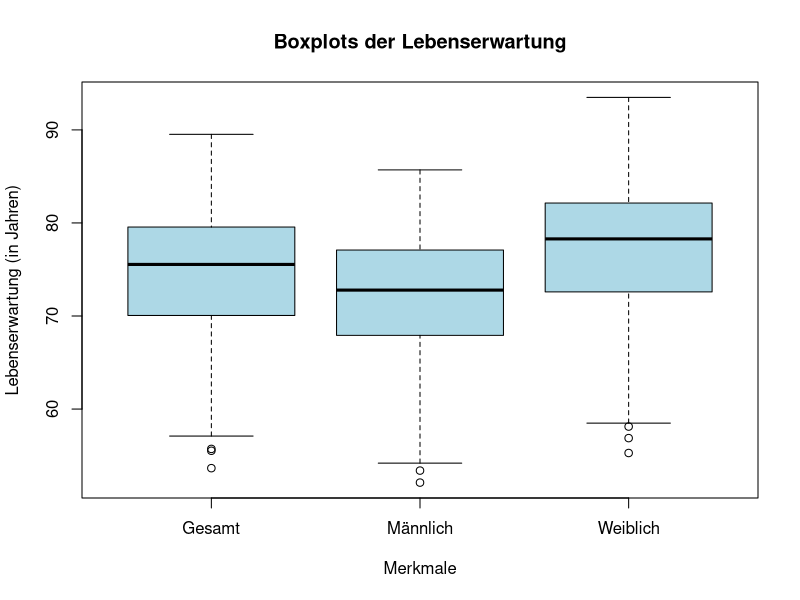
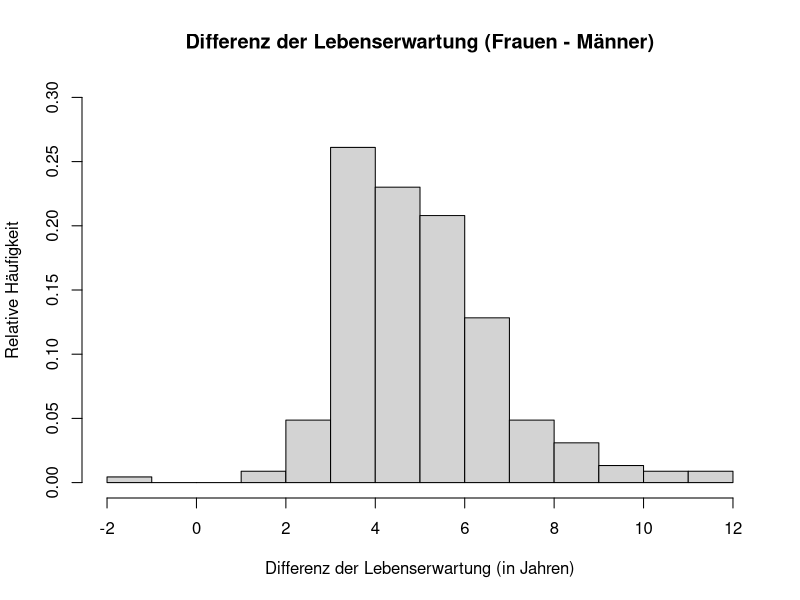
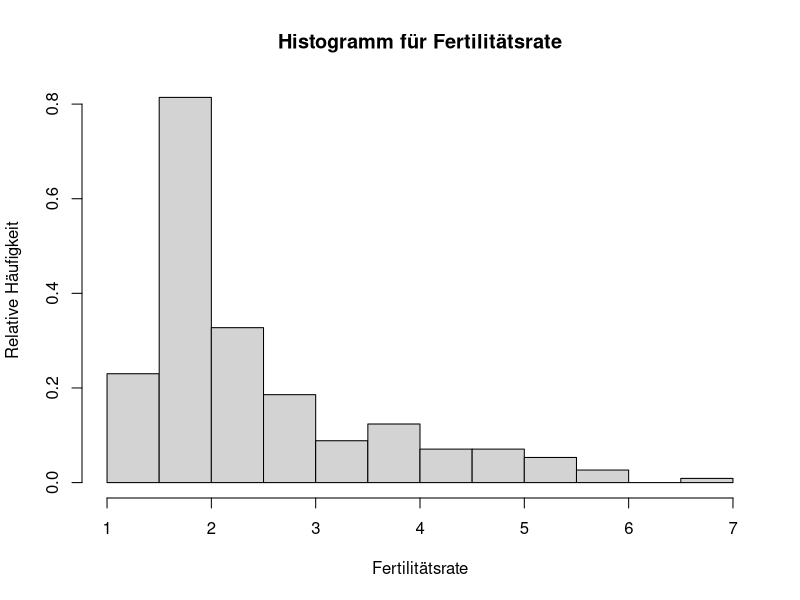
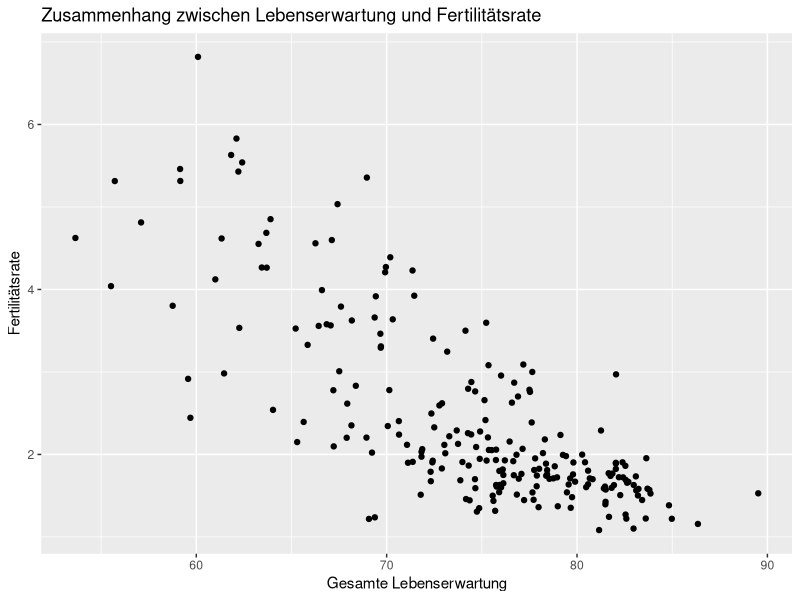
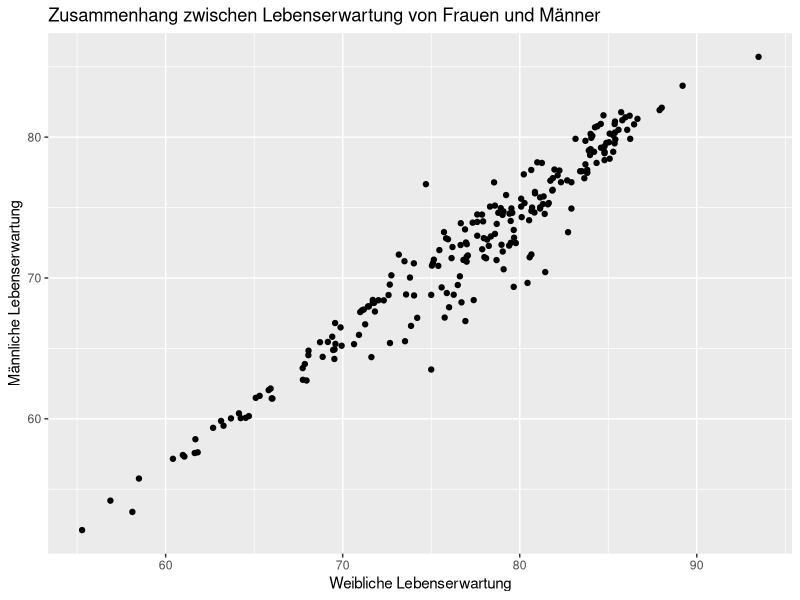

Write the R code that produced these figures, in order. (Note: this script raises an error after producing the figures.)
library(ggplot2)

setwd("C:/Users/alena/Documents/GitHub/Fallstudien-1/Projekt 1")

data <- read.csv("census_2022_2002.csv")
# Ueberblick ueber die Daten
dim(data)
head(data)
str(data)
summary(data)

# Entfernung von NA-Werten
data_noNA <- na.omit(data)

# Datensatz auf 2 abhaengig vom Jahr teilen
data2002 <- subset(data_noNA, Year == 2002)
dim(data2002)

data2022 <- subset(data_noNA, Year == 2022)
dim(data2022)


#1 - Haeufigkeitsverteilungen der Merkmale + Unterschiede zwischen Geschlechter
attach(data2022)

num_stat <- function(data) {
  var_name <- c("Gesamte Lebenserwartung", "Männliche Lebenserwartung", 
                "Weibliche Lebenserwartung", "Fertilitätsrate")
  result <- matrix(NA, nrow = length(data), ncol = 7)
  colnames(result) <- c("Variable", "min", "max", "IQR", "median", 
                        "mean", "sd")
  for(i in 1:length(data)) {
    var_data <- data[[i]]
    Max <- max(var_data)
    Min <- min(var_data)
    q1 <- quantile(var_data, 0.25)
    q3 <- quantile(var_data, 0.75)
    result[i, 1] <- var_name[i]
    result[i, 2] <- round(Min, 2)
    result[i, 3] <- round(Max,2)
    result[i, 4] <- round(q3 - q1,2)
    result[i, 5] <- round(median(var_data),2)
    result[i, 6] <- round(mean(var_data),2)
    result[i, 7] <- round(sd(var_data),2)
  } 
  return(as.data.frame(result))
}
num_data <- 3:6
num_stat(data2022[,num_data])

# Boxplot fuer Lebenserwartung (+ Unterschiede zwischen den Geschlechtern)
boxplot(Life_Expectancy_Overall,
        Life_Expectancy_Male,
        Life_Expectancy_Female,
        names = c("Gesamt", "Männlich", "Weiblich"),
        main = "Boxplots der Lebenserwartung",
        ylab = "Lebenserwartung (in Jahren)",
        xlab = "Merkmale", horizontal = FALSE, col = "lightblue")

# Unterschiede zwischen Geschlechter
Diff_Lebenserwartung <- Life_Expectancy_Female - Life_Expectancy_Male
hist(Diff_Lebenserwartung, xlab = "Differenz der Lebenserwartung (in Jahren)",
     ylab = "Relative Häufigkeit",
     main = "Differenz der Lebenserwartung (Frauen - Männer)", probability = TRUE,
     ylim = c(0, 0.30), breaks = -2:12)

# Boxplot fuer gesamte Fertilitaet
hist(Total_Fertility_Rate, main = "Histogramm für Fertilitätsrate",
        xlab = "Fertilitätsrate", ylab = "Relative Häufigkeit", 
     probability = TRUE)

# Verteilung der Region mit Tabelle

table(Region)

# Verteilung der Subregion
table(Subregion)

#2 - bivariate Zusammenhaenge zwischen den Merkmalen
# Subregionen nach Region
table(Subregion, Region)

# Streudiagramm der Lebenserwartung vs. Fertilitätsrate
ggplot(data2022, aes(x = Life_Expectancy_Overall, y = Total_Fertility_Rate)) +
  geom_point() +
  labs(title = "Zusammenhang zwischen Lebenserwartung und Fertilitätsrate",
       x = "Gesamte Lebenserwartung",
       y = "Fertilitätsrate")

# Streudiagramm der Lebenserwartung von Maenner vs Frauen
ggplot(data2022, aes(x = Life_Expectancy_Female, y = Life_Expectancy_Male)) +
  geom_point() +
  labs(title = "Zusammenhang zwischen Lebenserwartung von Frauen und Männer",
       x = "Weibliche Lebenserwartung",
       y = "Männliche Lebenserwartung")

# Boxplot der Lebenserwartung nach Region
boxplot(Life_Expectancy_Overall ~ Region,
        main = "Boxplot der Lebenserwartung nach Region",
        ylab = "Region",
        xlab = "Gesamte Lebenserwartung", horizontal = TRUE,
        names = region_name, col = "lightblue")

# Boxplot der Fertilitaet nach Region
boxplot(Total_Fertility_Rate ~ Region,
        main = "Boxplot der Fertilitätsrate nach Region",
        ylab = "Region",
        xlab = "Fertilitätsrate", horizontal = TRUE,
        col = "lightblue", names = region_name)


#3 - Unterschiede der Merkmale zwischen den Subregionen

# Subregionen ins Deutsche übersetzen und Region hinzufügen
Subregion[Subregion == "Eastern Africa"] <- "Ostafrika"
Subregion[Subregion == "Middle Africa"] <- "Zentralafrika"
Subregion[Subregion == "Northern Africa"] <- "Nordafrika"
Subregion[Subregion == "Southern Africa"] <- "Südafrika"
Subregion[Subregion == "Western Africa"] <- "Westafrika"
Subregion[Subregion == "Caribbean"] <- "Karibik"
Subregion[Subregion == "Central America"] <- "Mittelamerika"
Subregion[Subregion == "Northern America"] <- "Nordamerika"
Subregion[Subregion == "South America"] <- "Südamerika"
Subregion[Subregion == "Eastern Asia"] <- "Ostasien"
Subregion[Subregion == "South-Central Asia"] <- "Südzentralasien"
Subregion[Subregion == "South-Eastern Asia"] <- "Südostasien"
Subregion[Subregion == "Western Asia"] <- "Westasien"
Subregion[Subregion == "Eastern Europe"] <- "Osteuropa"
Subregion[Subregion == "Northern Europe"] <- "Nordeuropa"
Subregion[Subregion == "Southern Europe"] <- "Südeuropa"
Subregion[Subregion == "Western Europe"] <- "Westeuropa"
Subregion[Subregion == "Australia/New Zealand"] <- "Australien/Neuseeland"
Subregion[Subregion == "Melanesia"] <- "Melanesien"
Subregion[Subregion == "Micronesia"] <- "Mikronesien"
Subregion[Subregion == "Polynesia"] <- "Polynesien"

# Region hinzufügen basierend auf den Subregionen
Region <- ifelse(Subregion %in% c("Ostafrika", "Zentralafrika", "Nordafrika", "Südafrika", "Westafrika"), "Afrika",
                          ifelse(Subregion %in% c("Karibik", "Mittelamerika", "Nordamerika", "Südamerika"), "Amerika",
                                 ifelse(Subregion %in% c("Ostasien", "Südzentralasien", "Südostasien", "Westasien"), "Asien",
                                        ifelse(Subregion %in% c("Osteuropa", "Nordeuropa", "Südeuropa", "Westeuropa"), "Europa",
                                               ifelse(Subregion %in% c("Australien/Neuseeland", "Melanesien", "Mikronesien", "Polynesien"), "Ozeanien", 
                                                      NA)))))

# Sortieren der Daten nach Region und Subregion in neuer Variable year2022
year2022 <- data2022[order(Region, Subregion), ]


#########################
#Boxplots


#Boxplot Lebenserwartung der Männer in den Subregionen
# Boxplot mit ggplot2, nach Region gruppiert und mit farblicher Unterscheidung der Regionen
ggplot(year2022, aes(x = factor(Subregion, levels = unique(Subregion)), y = Life_Expectancy_Male, fill = Region)) +
  geom_boxplot(coef = 1.5, size = 0.6) +
  labs(title = "Lebenserwartung der Männer in den Subregionen (2022)",
       x = "Subregion",
       y = "Lebenserwartung",
       fill = "Region") +  # Legende für die Regionen hinzufügen
  theme(
    plot.title = element_text(size = 16, face = "bold"),  # Überschrift größer und fett
    axis.title.x = element_text(size = 14),  # x-Achsenbeschriftung größer
    axis.title.y = element_text(size = 14, margin = margin(r = 10)),  # y-Achsenbeschriftung größer
    axis.text.x = element_text(angle = 45, hjust = 1), # x-Achsenbeschriftung um 45 Grad drehen
    legend.text = element_text(size = 12),  # Legendentext größer
    legend.title = element_text(size = 14)  # Legendentitel größer
  )


# Boxplot Lebenserwartung der Frauen in den Subregionen
ggplot(year2022, aes(x = factor(Subregion, levels = unique(Subregion)), y = Life_Expectancy_Female, fill = Region)) +
  geom_boxplot(coef = 1.5, size = 0.6) +
  labs(title = "Lebenserwartung der Frauen in den Subregionen (2022)",
       x = "Subregion",
       y = "Lebenserwartung",
       fill = "Region") +  # Legende für die Regionen hinzufügen
  theme(
    plot.title = element_text(size = 16, face = "bold"),  # Überschrift größer und fett
    axis.title.x = element_text(size = 14),  # x-Achsenbeschriftung größer
    axis.title.y = element_text(size = 14, margin = margin(r = 10)),  # y-Achsenbeschriftung größer mit Abstand
    axis.text.x = element_text(angle = 45, hjust = 1), # x-Achsenbeschriftung um 45 Grad drehen
    legend.text = element_text(size = 12),  # Legendentext größer
    legend.title = element_text(size = 14)  # Legendentitel größer
  )

# Boxplot Gesamte Lebenserwartung in den Subregionen
ggplot(year2022, aes(x = factor(Subregion, levels = unique(Subregion)), y = Life_Expectancy_Overall, fill = Region)) +
  geom_boxplot(coef = 1.5, size = 0.6) +
  labs(title = "Gesamte Lebenserwartung in den Subregionen (2022)",
       x = "Subregion",
       y = "Lebenserwartung",
       fill = "Region") +  # Legende für die Regionen hinzufügen
  theme(
    plot.title = element_text(size = 16, face = "bold"),  # Überschrift größer und fett
    axis.title.x = element_text(size = 14),  # x-Achsenbeschriftung größer
    axis.title.y = element_text(size = 14, margin = margin(r = 10)),  # y-Achsenbeschriftung größer mit Abstand
    axis.text.x = element_text(angle = 45, hjust = 1), # x-Achsenbeschriftung um 45 Grad drehen
    legend.text = element_text(size = 12),  # Legendentext größer
    legend.title = element_text(size = 14)  # Legendentitel größer
  )


# Boxplot Fertilitätsrate in den Subregionen
ggplot(year2022, aes(x = factor(Subregion, levels = unique(Subregion)), y = Total_Fertility_Rate, fill = Region)) +
  geom_boxplot(coef = 1.5, size = 0.6) +
  labs(title = "Fertilitätsrate in den Subregionen (2022)",
       x = "Subregion",
       y = "Fertilitätsrate",
       fill = "Region") +  # Legende für die Regionen hinzufügen
  theme(
    plot.title = element_text(size = 16, face = "bold"),  # Überschrift größer und fett
    axis.title.x = element_text(size = 14),  # x-Achsenbeschriftung größer
    axis.title.y = element_text(size = 14, margin = margin(r = 10)),  # y-Achsenbeschriftung größer mit Abstand
    axis.text.x = element_text(angle = 45, hjust = 1), # x-Achsenbeschriftung um 45 Grad drehen
    legend.text = element_text(size = 12),  # Legendentext größer
    legend.title = element_text(size = 14)  # Legendentitel größer
  )

#####################
#Zusätzliche Grafik

# Boxplot Differenz der Lebenserwartung (Frauen - Männer) in den Subregionen
ggplot(year2022, aes(x = factor(Subregion, levels = unique(Subregion)), y = Life_Expectancy_Female - Life_Expectancy_Male, fill = Region)) +
  geom_boxplot(coef = 1.5, size = 0.6) +
  labs(title = "Differenz der Lebenserwartung in den Subregionen (2022)",
       x = "Subregion",
       y = "Lebenserwartung",
       fill = "Region") +  # Legende für die Regionen hinzufügen
  theme(
    plot.title = element_text(size = 16, face = "bold"),  # Überschrift größer und fett
    axis.title.x = element_text(size = 14),  # x-Achsenbeschriftung größer
    axis.title.y = element_text(size = 14, margin = margin(r = 10)),  # y-Achsenbeschriftung größer mit Abstand
    axis.text.x = element_text(angle = 45, hjust = 1), # x-Achsenbeschriftung um 45 Grad drehen
    legend.text = element_text(size = 12),  # Legendentext größer
    legend.title = element_text(size = 14)  # Legendentitel größer
  )


#4 - Vergleich von Merkmalen in 2002 und 2022

detach(data2022)
